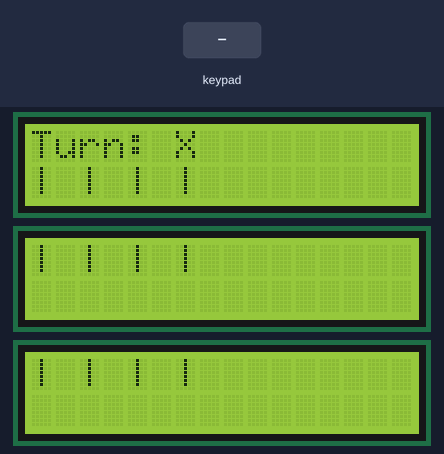
A sketch run on a simulated Arduino Uno, built with avr-gcc and run on an emulated ATmega328P. Parts: 3 × 16×2 character LCD. The inputs (shaded band) are chosen by the test bench.

Above: at 3.4 s.
3.5 s: keypad keys 9 8 7 6 pressed 0.4 s apart
At 6.0 s:
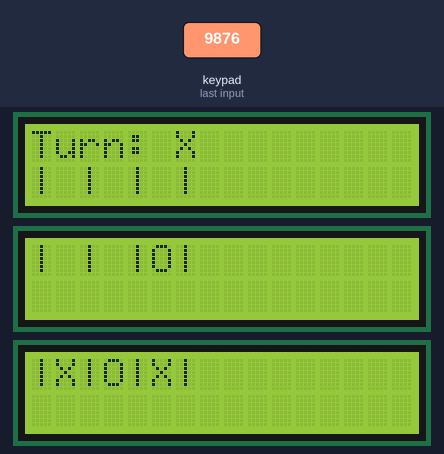
6.6 s: key '1' pressed
At 7.5 s:
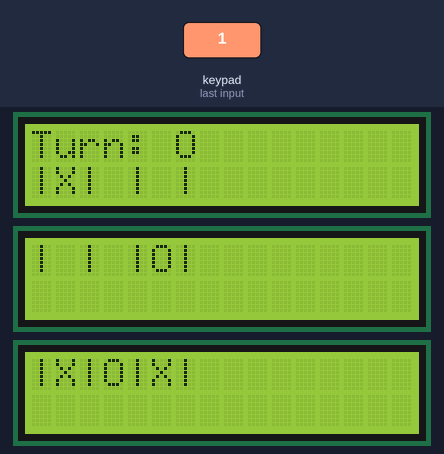
8.1 s: keypad keys 5 4 3 2 pressed 0.4 s apart
At 9.0 s:
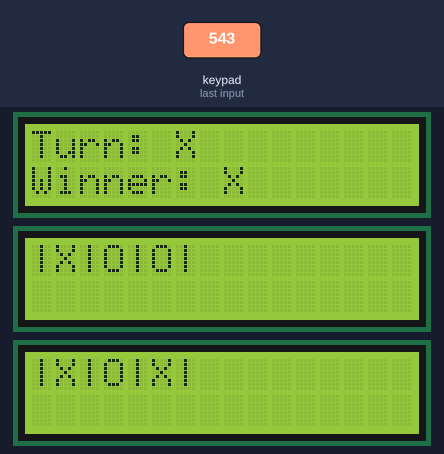
11.2 s: key '0' pressed
At 12.0 s:
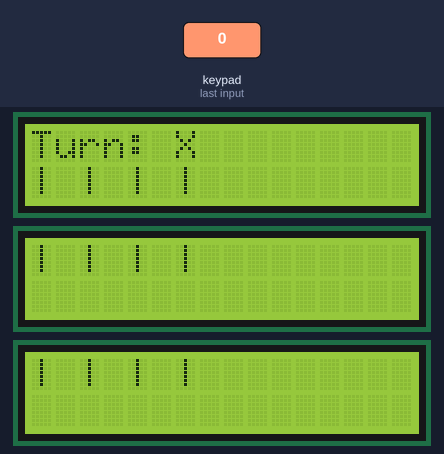
12.7 s: keypad keys 5 4 3 2 # pressed 0.4 s apart
At 14.2 s:
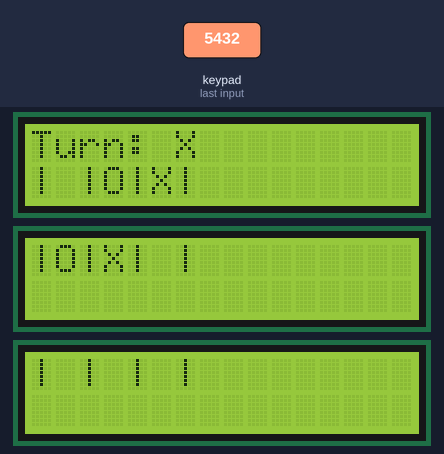
16.2 s: key '6' pressed
At 17.3 s:
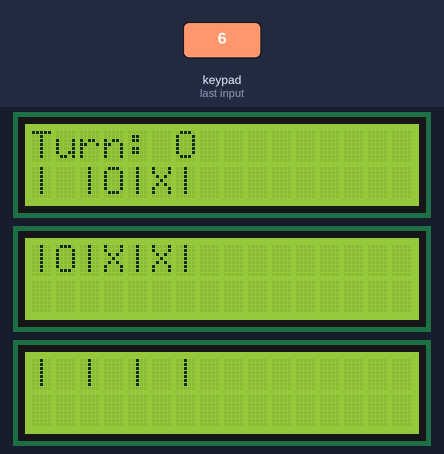
Timing chart, 0 to 18.7 s (numbered marks = the images above; inputs shaded):
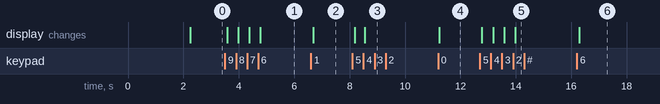

Measured:
- after the input at 3.5 s, the display: first changes after 0.08 s (image 1 shows a later state)
- after the input at 6.6 s, the display: changes after 0.08 s (image 2)
- after the input at 8.1 s, the display: first changes after 0.08 s (image 3 shows a later state)
- after the input at 11.2 s, the display: changes at once (image 4)
- after the input at 12.7 s, the display: first changes after 0.08 s (image 5 shows a later state)
- after the input at 16.2 s, the display: changes after 0.08 s (image 6)

The sketch:

TicTacToe.ino
```cpp
#include <Wire.h>
#include <Adafruit_LiquidCrystal.h>
#include <Keypad.h>

// Initialize 3 LCDs with I2C addresses (may need adjustment)
Adafruit_LiquidCrystal lcd1(0); // First LCD (Address 0)
Adafruit_LiquidCrystal lcd2(1); // Second LCD (Address 1)
Adafruit_LiquidCrystal lcd3(2); // Third LCD (Address 2)

// Keypad setup
const byte ROWS = 4; // 4 rows
const byte COLS = 4; // 4 columns

// Keypad character mapping (matches physical layout)
char hexaKeys[ROWS][COLS] = {
  {'1', '2', '3', 'A'},
  {'4', '5', '6', 'B'},
  {'7', '8', '9', 'C'},
  {'*', '0', '#', 'D'}
};

// Define keypad pin connections
byte rowPins[ROWS] = {9, 8, 7, 6}; // Row pins connected to Arduino
byte colPins[COLS] = {5, 4, 3, 2}; // Column pins connected to Arduino

// Create the keypad object
Keypad keypad = Keypad(makeKeymap(hexaKeys), rowPins, colPins, ROWS, COLS);

// Game Constants
const int PLAYER_NONE = 0; // No player has moved
const int PLAYER_X = 1;    // Player X
const int PLAYER_O = 2;    // Player O

// Tic-Tac-Toe board
int board[3][3];

// Game State
int currentPlayer; // Tracks whose turn it is
bool gameOver;     // Flag to indicate if the game is over

void setup() {
  Serial.begin(9600); // Initialize Serial Monitor (for debugging)
  Wire.begin();       // Initialize I2C communication

  // Initialize LCDs
  lcd1.begin(16, 2);
  lcd2.begin(16, 2);
  lcd3.begin(16, 2);

  // Turn on LCD backlights
  lcd1.setBacklight(1);
  lcd2.setBacklight(1);
  lcd3.setBacklight(1);

  // Clear displays
  lcd1.clear();
  lcd2.clear();
  lcd3.clear();

  // Show welcome message
  lcd1.setCursor(0, 0);
  lcd1.print("Tic-Tac-Toe");
  delay(2000); // Display message for 2 seconds

  resetGame(); // Start a new game
}

void loop() {
  char key = keypad.getKey(); // Read keypad input

  // If '0' is pressed, reset the game
  if (key == '0') {
    resetGame();
  }

  // If a number (1-9) is pressed and the game is not over
  if (!gameOver && key >= '1' && key <= '9') {
    int num = key - '1'; // Convert key to board index (0-8)
    int row = num / 3;   // Determine row (0-2)
    int col = num % 3;   // Determine column (0-2)

    // Check if the selected cell is empty
    if (board[row][col] == PLAYER_NONE) {
      board[row][col] = currentPlayer; // Mark the cell
      updateDisplay();                 // Refresh the LCDs
      checkWinCondition();             // Check if someone won
      if (!gameOver) switchPlayers();  // If no winner, switch turns
    }
  }
}

// Resets the game board
void resetGame() {
  // Clear board
  for (int i = 0; i < 3; i++) {
    for (int j = 0; j < 3; j++) {
      board[i][j] = PLAYER_NONE;
    }
  }

  currentPlayer = PLAYER_X; // X always starts first
  gameOver = false;         // Reset game over flag
  updateDisplay();          // Update the LCDs
}

// Updates all 3 LCDs with the current board state
void updateDisplay() {
  lcd1.clear();
  lcd2.clear();
  lcd3.clear();

  // Display the current player's turn on LCD 1
  lcd1.setCursor(0, 0);
  lcd1.print("Turn: ");
  lcd1.print(symbolForPlayer(currentPlayer));

  // Display Tic-Tac-Toe board
  for (int row = 0; row < 3; row++) {
    String line = "|"; // Create row display
    for (int col = 0; col < 3; col++) {
      line += symbolForPlayer(board[row][col]); // Add X, O, or space
      line += "|"; // Separate columns
    }
    displayLine(row, line); // Show the row on correct LCD
  }
}

// Displays a row of the Tic-Tac-Toe board on the correct LCD
void displayLine(int row, String line) {
  if (row == 0) {
    lcd1.setCursor(0, 1); // Second row of LCD 1
    lcd1.print(line);
  } else if (row == 1) {
    lcd2.setCursor(0, 0); // First row of LCD 2
    lcd2.print(line);
  } else if (row == 2) {
    lcd3.setCursor(0, 0); // First row of LCD 3
    lcd3.print(line);
  }
}

// Returns the character ('X', 'O', or ' ') for a given player
char symbolForPlayer(int player) {
  if (player == PLAYER_X) return 'X';
  if (player == PLAYER_O) return 'O';
  return ' '; // Empty space if no move
}

// Switches turn between X and O
void switchPlayers() {
  currentPlayer = (currentPlayer == PLAYER_X) ? PLAYER_O : PLAYER_X;
  updateDisplay(); // Update LCD to show new turn
}

// Checks if a player has won
void checkWinCondition() {
  // Check rows for a win
  for (int i = 0; i < 3; i++) {
    if (board[i][0] != PLAYER_NONE && board[i][0] == board[i][1] && board[i][1] == board[i][2]) {
      gameOver = true;
      showWinner(board[i][0]);
      return;
    }
  }

  // Check columns for a win
  for (int j = 0; j < 3; j++) {
    if (board[0][j] != PLAYER_NONE && board[0][j] == board[1][j] && board[1][j] == board[2][j]) {
      gameOver = true;
      showWinner(board[0][j]);
      return;
    }
  }

  // Check diagonal (top-left to bottom-right)
  if (board[0][0] != PLAYER_NONE && board[0][0] == board[1][1] && board[1][1] == board[2][2]) {
    gameOver = true;
    showWinner(board[0][0]);
    return;
  }

  // Check diagonal (top-right to bottom-left)
  if (board[0][2] != PLAYER_NONE && board[0][2] == board[1][1] && board[1][1] == board[2][0]) {
    gameOver = true;
    showWinner(board[0][2]);
    return;
  }

  // Check for a draw (if no empty cells remain)
  bool draw = true;
  for (int i = 0; i < 3; i++) {
    for (int j = 0; j < 3; j++) {
      if (board[i][j] == PLAYER_NONE) {
        draw = false;
        break;
      }
    }
  }

  // If all cells are filled and no winner, it's a draw
  if (draw) {
    gameOver = true;
    lcd1.setCursor(0, 1);
    lcd1.print("It's a Draw!");
  }
}

// Displays the winner
void showWinner(int player) {
  lcd1.setCursor(0, 1);
  lcd1.print("Winner: ");
  lcd1.print(symbolForPlayer(player));
}
```
